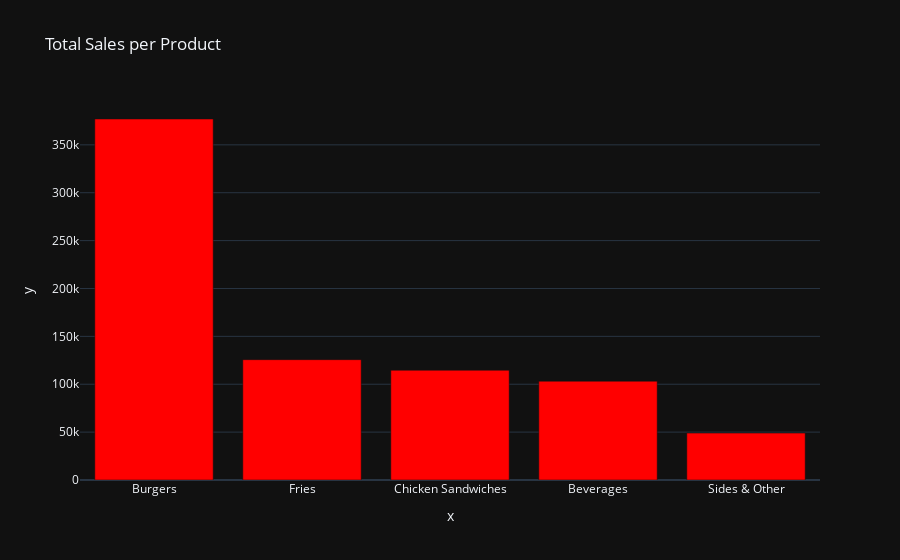

The notebook cell saved with this chart:
### Code cell
product_sales = df.groupby('Product')['Total_Sales'].sum().sort_values(ascending=False)
fig_prod = px.bar(product_sales, x=product_sales.index, y=product_sales.values,title='Total Sales per Product', color_discrete_sequence=['red'])
fig_prod.show()

### Figure 1 — Plotly figure (JSON) as saved in the notebook; plotly's stock layout.template omitted (floating-point values rounded to 4 significant figures)
{"data": [{"hovertemplate": "x=%{x}<br>y=%{y}<extra></extra>", "legendgroup": "", "marker": {"color": "red", "pattern": {"shape": ""}}, "name": "", "orientation": "v", "showlegend": false, "textposition": "auto", "x": ["Burgers", "Fries", "Chicken Sandwiches", "Beverages", "Sides & Other"], "xaxis": "x", "y": [377000.0, 125700.0, 114600.0, 103200.0, 49000.0], "yaxis": "y", "type": "bar"}], "layout": {"xaxis": {"anchor": "y", "domain": [0.0, 1.0], "title": {"text": "x"}}, "yaxis": {"anchor": "x", "domain": [0.0, 1.0], "title": {"text": "y"}}, "legend": {"tracegroupgap": 0}, "title": {"text": "Total Sales per Product"}, "barmode": "relative"}}
